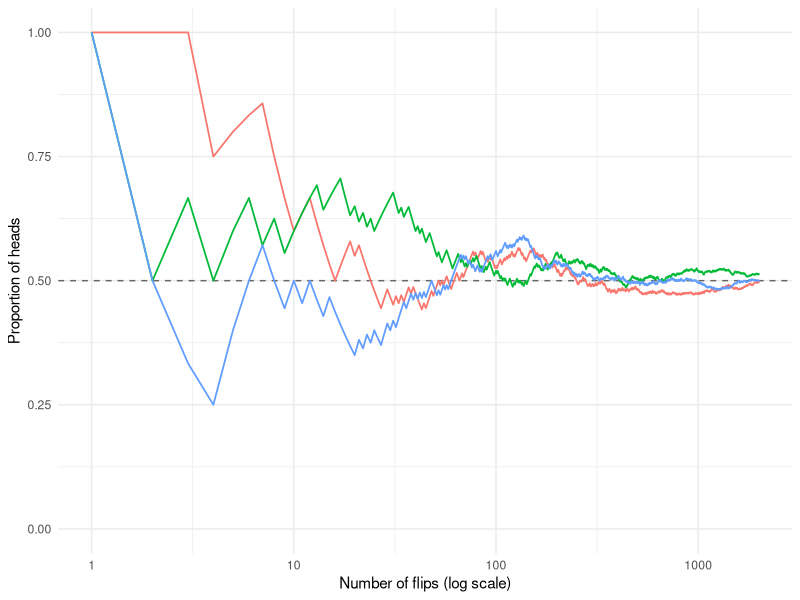
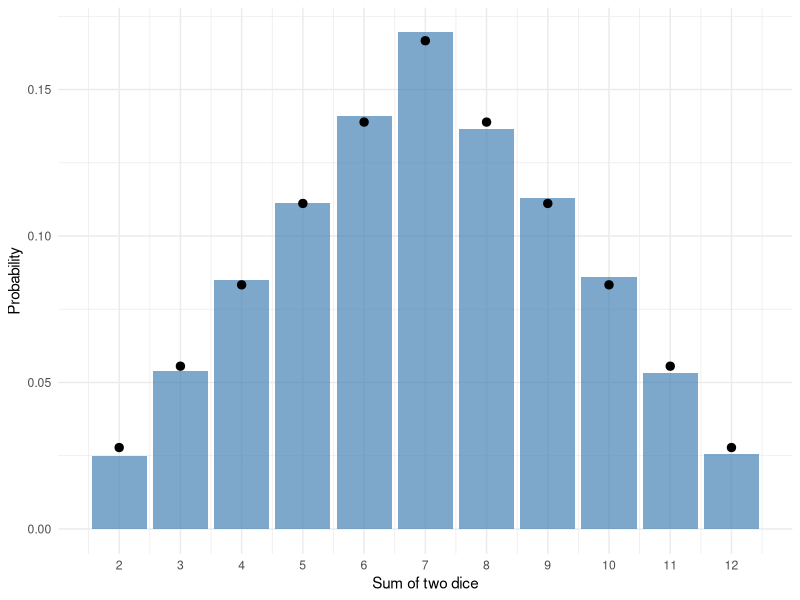

Source code (R) for these figures, in order:
## ---- chunk 1
#| label: coin-ten
set.seed(113)
ten <- sample(c("H", "T"), size = 10, replace = TRUE)
ten
## ---- chunk 2
#| label: coin-many
flips <- sample(c("H", "T"), size = 10000, replace = TRUE)
mean(flips[1:10] == "H")      # first 10 flips
mean(flips[1:100] == "H")     # first 100
mean(flips == "H")            # all 10,000
## ---- chunk 3
#| label: fig-lln
#| fig-cap: "The running proportion of heads in three separate sequences of 2,000 flips of a fair coin. Each sequence wanders early on, but all settle near 0.5."
#| echo: false
#| fig-width: 7
#| fig-height: 3.5
library(ggplot2)
set.seed(2026)
n <- 2000
runs <- do.call(rbind, lapply(1:3, function(i) {
  heads <- sample(c(1, 0), size = n, replace = TRUE)
  data.frame(flip = 1:n, prop = cumsum(heads) / (1:n), run = factor(i))
}))
ggplot(runs, aes(x = flip, y = prop, colour = run)) +
  geom_hline(yintercept = 0.5, linetype = "dashed", colour = "grey40") +
  geom_line(linewidth = 0.6) +
  scale_x_log10() +
  coord_cartesian(ylim = c(0, 1)) +
  labs(x = "Number of flips (log scale)", y = "Proportion of heads") +
  theme_minimal() +
  theme(legend.position = "none")
## ---- chunk 4
#| label: titanic-table
titanic <- margin.table(Titanic, c("Sex", "Survived"))
addmargins(titanic)
## ---- chunk 5
#| label: titanic-prop
prop.table(titanic)
## ---- chunk 6
#| label: titanic-rows
prop.table(titanic, 1)
## ---- chunk 7
#| label: at-least-one
1 - (5/6)^4
## ---- chunk 8
#| label: at-least-one-sim
set.seed(1654)
got_six <- replicate(10000, any(sample(1:6, size = 4, replace = TRUE) == 6))
mean(got_six)
## ---- chunk 9
#| label: dice-sim
set.seed(36)
sums <- replicate(10000, sum(sample(1:6, size = 2, replace = TRUE)))
mean(sums == 7)
## ---- chunk 10
#| label: fig-dice
#| fig-cap: "Relative frequencies of the sum of two dice in 10,000 simulated rolls (bars) and the exact probabilities (points)."
#| echo: false
#| fig-width: 6
#| fig-height: 3.5
exact <- data.frame(sum = 2:12, prob = c(1:6, 5:1) / 36)
simulated <- as.data.frame(prop.table(table(factor(sums, levels = 2:12))))
names(simulated) <- c("sum", "prop")
simulated$sum <- as.integer(as.character(simulated$sum))
ggplot(simulated, aes(x = sum, y = prop)) +
  geom_col(fill = "steelblue", alpha = 0.7) +
  geom_point(data = exact, aes(y = prob), size = 2.5) +
  scale_x_continuous(breaks = 2:12) +
  labs(x = "Sum of two dice", y = "Probability") +
  theme_minimal()
## ---- chunk 11
#| label: counting
factorial(5)                 # arrangements of 5 books
factorial(30) / factorial(27)  # president, VP, secretary
choose(30, 3)                # 3-person committees
## ---- chunk 12
#| label: lottery
choose(49, 6)
